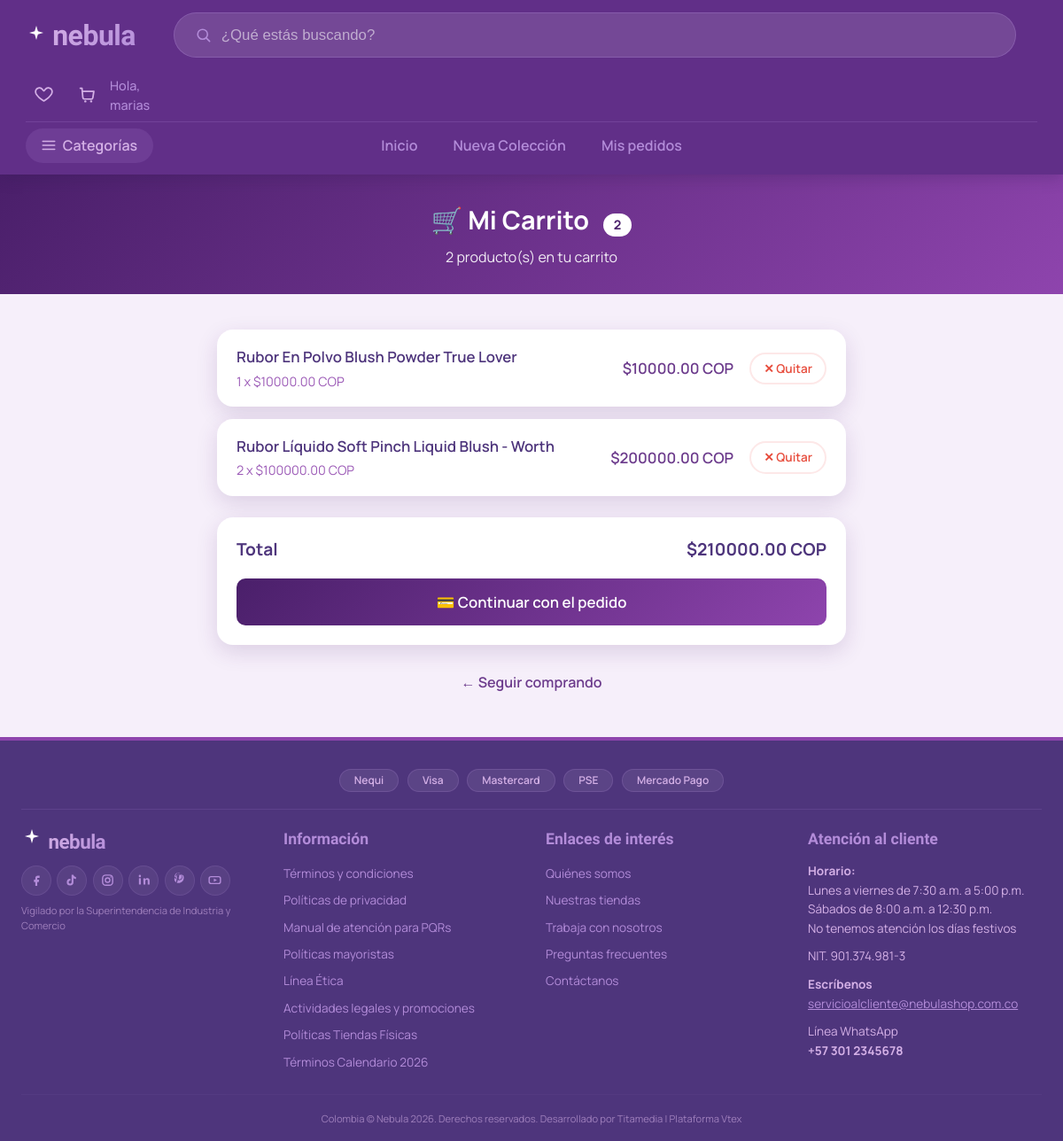
Screenshot of /carrito/ (signed in) with the database file from the repository.
### carrito/models.py (models this page shows, shortened)
class Carrito(models.Model):
    cliente = models.OneToOneField(settings.AUTH_USER_MODEL, on_delete=models.CASCADE, related_name='carrito')
    fecha_creacion = models.DateTimeField(auto_now_add=True)
    def total(self):
        return sum(item.subtotal() for item in self.items.all())

class ItemCarrito(models.Model):
    carrito = models.ForeignKey(Carrito, on_delete=models.CASCADE, related_name='items')
    producto = models.ForeignKey('inventario.Producto', on_delete=models.CASCADE)
    cantidad = models.PositiveIntegerField(default=1)
    def subtotal(self):
        return self.producto.precio * self.cantidad

### inventario/models.py (models this page shows, shortened)
class Producto(models.Model):
    proveedor = models.ForeignKey(User, on_delete=models.CASCADE, related_name='productos')
    categoria = models.ForeignKey(Categoria, on_delete=models.SET_NULL, null=True, related_name='articulos')
    nombre = models.CharField(max_length=150)
    marca = models.CharField(max_length=100, blank=True, null=True)
    descripcion = models.TextField()
    precio = models.DecimalField(
        max_digits=10,
        decimal_places=2,
        validators=[MinValueValidator(Decimal("0.00"))],
    )
    cantidad_disponible = models.PositiveIntegerField(default=0)
    imagen = models.ImageField(upload_to='productos/', blank=True, null=True)
    esta_activo = models.BooleanField(default=True, help_text="Permite pausar la venta del producto sin eliminarlo")
    fecha_creacion = models.DateTimeField(auto_now_add=True)
    ultima_actualizacion = models.DateTimeField(auto_now=True)
    HORAS_LIMITE_NUEVO = 5

### carrito/views.py (the view)
# urls.py: path('', views.ver_carrito, name='ver_carrito'),
@login_required
def ver_carrito(request):
    carrito, _ = Carrito.objects.get_or_create(cliente=request.user)
    return render(request, 'carrito.html', {'carrito': carrito})

### carrito/templates/carrito.html (shortened to what this page needs)
{% extends 'base.html' %}
{% load static %}
{% block content %}
    <div class="header-carrito">
        <h2>
            🛒 Mi Carrito
            {% if carrito.items.all %}
                <span class="badge-cantidad">{{ carrito.items.all|length }}</span>
            {% endif %}
        </h2>
        <p>{{ carrito.items.all|length }} producto(s) en tu carrito</p>
    </div>
    <div class="contenedor-carrito">
        {% if carrito.items.all %}
            {% for item in carrito.items.all %}
                <div class="tarjeta-item">
                    <div class="info-producto">
                        <span class="nombre-producto">{{ item.producto.nombre }}</span>
                        <span class="detalle-producto">{{ item.cantidad }} x ${{ item.producto.precio }} COP</span>
                    </div>
                    <div class="acciones-item">
                        <span class="subtotal">${{ item.subtotal }} COP</span>
                        <a href="{% url 'carrito:quitar_item' item_id=item.id %}" class="btn-quitar">✕ Quitar</a>
                    </div>
                </div>
            {% endfor %}
            <div class="resumen">
                <div class="fila-total">
                    <span>Total</span>
                    <span>${{ carrito.total }} COP</span>
                </div>
                <a href="{% url 'carrito:checkout' %}" class="btn-pagar">💳 Continuar con el pedido</a>
            </div>
        {% else %}
            <div class="vacio">
                <span class="vacio-icono">🛒</span>
                <h3>Tu carrito está vacío</h3>
                <p>Agrega productos para verlos aquí.</p>
            </div>
        {% endif %}
        <div class="volver-wrapper">
            <a href="{% url 'usuarios:tienda_home' %}" class="volver">← Seguir comprando</a>
        </div>
    </div>
{% endblock %}

### usuarios/templates/base.html (shortened to what this page needs)
{% load static %}
{% load humanize %}
<!DOCTYPE html>
<html lang="es">
<head>
  <link rel="stylesheet" href="{% static 'home.css' %}">
</head>
<body>
  <header class="site-header" id="siteHeader">
    <div class="header-inner">
      <div class="top-header">
        <a href="{% url 'usuarios:tienda_home' %}" class="logo" aria-label="Nebula — ir al inicio">
          <span class="logo-mark"><svg viewBox="0 0 24 24" width="22" height="22"><use href="#i-sparkle"/></svg></span>
          <span class="logo-word">nebula</span>
        </a>
        <form class="search-bar" role="search" id="searchForm">
          <svg class="search-icon" width="18" height="18"><use href="#i-search"/></svg>
          <input type="text" id="searchInput" placeholder="¿Qué estás buscando?" aria-label="Buscar productos" autocomplete="off">
        </form>
        <div class="user-actions">
          <button class="icon-btn" id="favToggleBtn" aria-label="Ver favoritos" aria-pressed="false">
            <svg width="21" height="21"><use href="#i-heart"/></svg>
          </button>
          <a href="/carrito/" class="icon-btn" id="cartBtn" aria-label="Ver carrito">
            <svg width="21" height="21"><use href="#i-cart"/></svg>
          </a>
          <div class="user-navigation">
            {% if request.user.is_authenticated %}
              <a href="{% url 'usuarios:perfil' %}" class="icon-btn" aria-label="Ver mi perfil" style="text-decoration: none;">
                <span style="font-size: 0.9rem; color: #b38cd9; font-weight: 500;">Hola, {{ request.user.username }}</span>
              </a>
            {% else %}
              <a href="{% url 'usuarios:registro' %}" class="icon-btn" aria-label="Iniciar sesión o Registrarse">
                <svg width="21" height="21"><use href="#i-user"/></svg>
              </a>
            {% endif %}
          </div>
        </div>
      </div>
      <nav class="bottom-header" id="bottomHeader">
        <div class="categories-container">
          <button class="categories-btn" id="categoriesBtn" aria-expanded="false" aria-controls="dropdownMenu">
            <svg width="18" height="18"><use href="#i-menu"/></svg>
            <span>Categorías</span>
          </button>
        </div>
        <ul class="nav-links" id="navLinks">
          <li><a href="{% url 'usuarios:tienda_home' %}" data-nav="inicio">Inicio</a></li>
          <li><a href="{% url 'usuarios:tienda_home' %}#nueva-coleccion" data-nav="nueva">Nueva Colección</a></li>
          <li><a href="/rastreo/mis-envios/">Mis pedidos</a></li>
        </ul>
      </nav>
    </div>
  </header>
  {% block content %}{% endblock %}
  <footer class="site-footer" id="footer">
    <div class="footer-inner">
      <div class="payment-methods">
        <span class="pay-chip">Nequi</span>
        <span class="pay-chip">Visa</span>
        <span class="pay-chip">Mastercard</span>
        <span class="pay-chip">PSE</span>
        <span class="pay-chip">Mercado Pago</span>
      </div>
      <hr class="footer-divider" />
      <div class="footer-columns">
        <div class="footer-col brand-col">
          <span class="logo footer-logo">
            <span class="logo-mark"><svg viewBox="0 0 24 24" width="20" height="20"><use href="#i-sparkle"/></svg></span>
            <span class="logo-word">nebula</span>
          </span>
          <div class="social-icons">
            <a href="#" class="social-link" aria-label="Facebook"><svg width="17" height="17"><use href="#i-fb"/></svg></a>
            <a href="#" class="social-link" aria-label="TikTok"><svg width="17" height="17"><use href="#i-tiktok"/></svg></a>
            <a href="#" class="social-link" aria-label="Instagram"><svg width="17" height="17"><use href="#i-ig"/></svg></a>
            <a href="#" class="social-link" aria-label="LinkedIn"><svg width="17" height="17"><use href="#i-linkedin"/></svg></a>
            <a href="#" class="social-link" aria-label="Pinterest"><svg width="17" height="17"><use href="#i-pinterest"/></svg></a>
            <a href="#" class="social-link" aria-label="YouTube"><svg width="17" height="17"><use href="#i-yt"/></svg></a>
          </div>
          <p class="sic-note">Vigilado por la Superintendencia de Industria y Comercio</p>
        </div>
        <div class="footer-col">
          <h3>Información</h3>
          <ul>
            <li><a href="#">Términos y condiciones</a></li>
            <li><a href="#">Políticas de privacidad</a></li>
            <li><a href="#">Manual de atención para PQRs</a></li>
            <li><a href="#">Políticas mayoristas</a></li>
            <li><a href="#">Línea Ética</a></li>
            <li><a href="#">Actividades legales y promociones</a></li>
            <li><a href="#">Políticas Tiendas Físicas</a></li>
            <li><a href="#">Términos Calendario 2026</a></li>
          </ul>
        </div>
        <div class="footer-col">
          <h3>Enlaces de interés</h3>
          <ul>
            <li><a href="#">Quiénes somos</a></li>
            <li><a href="#">Nuestras tiendas</a></li>
            <li><a href="#">Trabaja con nosotros</a></li>
            <li><a href="#">Preguntas frecuentes</a></li>
            <li><a href="#">Contáctanos</a></li>
          </ul>
        </div>
        <div class="footer-col contact-col">
          <h3>Atención al cliente</h3>
          <p class="schedule">
            <strong>Horario:</strong><br />
            Lunes a viernes de 7:30 a.m. a 5:00 p.m.<br />
            Sábados de 8:00 a.m. a 12:30 p.m.<br />
            No tenemos atención los días festivos
          </p>
          <p class="nit">NIT. 901.374.981-3</p>
          <p class="write-us">
            <strong>Escríbenos</strong><br />
            <a href="mailto:servicioalcliente@nebulashop.com.co" class="email-link">servicioalcliente@nebulashop.com.co</a>
          </p>
          <p class="whatsapp">
            Línea WhatsApp<br />
            <strong>+57 301 2345678</strong>
          </p>
        </div>
      </div>
      <div class="footer-bottom">
        <p>Colombia &copy; Nebula 2026. Derechos reservados. Desarrollado por Titamedia | Plataforma Vtex</p>
      </div>
    </div>
  </footer>
</body>
</html>

### carrito/templates/carrito.html (style rules this page uses)
:root { --shadow: 0 8px 24px rgba(75, 30, 110, 0.15); --radius: 18px; }
.header-carrito { background: var(--gradient-hero); color: white; padding: 30px 20px; text-align: center; }
.header-carrito h2 { margin: 0; font-size: 1.8rem; }
.header-carrito p { opacity: 0.9; margin-top: 8px; }
.badge-cantidad { display: inline-block; background: white; color: #4a1f6a; padding: 2px 12px; border-radius: 20px; font-weight: 700; font-size: 0.9rem; margin-left: 10px; }
.contenedor-carrito { max-width: 750px; margin: 40px auto; padding: 0 20px; }
.tarjeta-item { background: white; border-radius: var(--radius); box-shadow: var(--shadow); padding: 18px 22px; margin-bottom: 14px; display: flex; justify-content: space-between; align-items: center; }
.info-producto { display: flex; flex-direction: column; }
.nombre-producto { color: var(--purple-900); font-weight: 600; font-size: 1.05rem; }
.detalle-producto { color: #9b59b6; font-size: 0.9rem; margin-top: 4px; }
.acciones-item { display: flex; align-items: center; gap: 18px; }
.subtotal { color: var(--purple-700); font-weight: 600; font-size: 1.05rem; min-width: 90px; text-align: right; }
.btn-quitar { color: #e74c3c; text-decoration: none; font-size: 0.85rem; font-weight: 600; border: 2px solid #fde8e8; padding: 6px 14px; border-radius: 20px; transition: 0.2s; background: white; }
.resumen { background: white; border-radius: var(--radius); box-shadow: var(--shadow); padding: 22px; margin-top: 24px; }
.fila-total { display: flex; justify-content: space-between; align-items: center; font-size: 1.2rem; color: var(--purple-900); font-weight: 700; margin-bottom: 18px; }
.btn-pagar { display: block; width: 100%; text-align: center; padding: 14px; border: none; border-radius: 10px; background: var(--gradient-hero); color: white; font-size: 1.05rem; font-weight: 600; cursor: pointer; text-decoration: none; transition: transform 0.2s; }
.volver-wrapper { text-align: center; margin-top: 20px; }
.volver { display: inline-block; color: var(--purple-700); text-decoration: none; font-weight: 600; padding: 10px 20px; border-radius: 30px; transition: background 0.2s; }

### rows the page displays
Carrito: items.all|length "2", total "210000.00"
ItemCarrito: producto.nombre "Rubor En Polvo Blush Powder True Lover", cantidad "1", producto.precio "10000.00", subtotal "10000.00"
ItemCarrito: producto.nombre "Rubor Líquido Soft Pinch Liquid Blush - Worth", cantidad "2", producto.precio "100000.00", subtotal "200000.00"

### other values shown
{{ request.user.username }} "marias"
